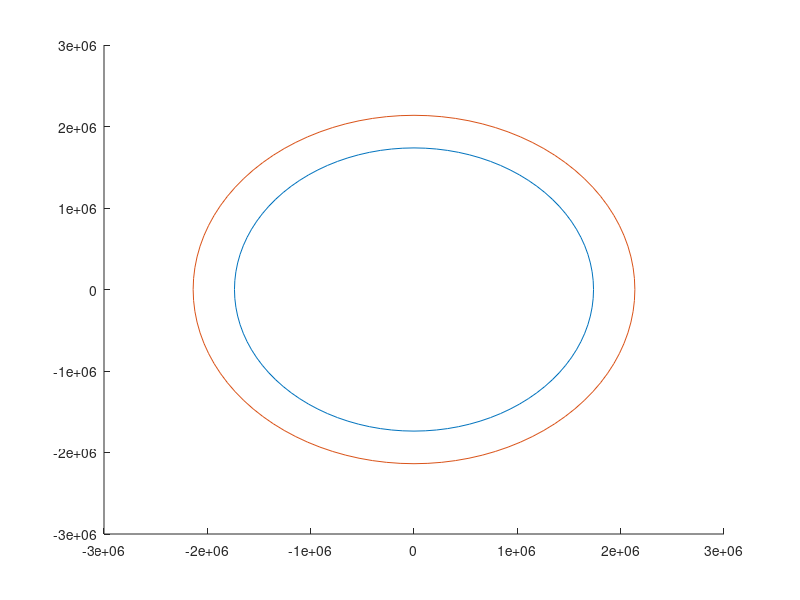

Here is the MATLAB script that generated this plot: (Note: this script raises an error after producing the figure.)
global m0 dm v_gas G M  brennschluss deltaPhi m0_min deltaTBrennschluss crashed radiusMoon startAngle
dm      = 20;   %Gewichtsabnahme pro Zeitschritt
m0 = 3500;%3700; %Anfangsgewicht um auf 3,5k m/s zu kommen ca. 800-900 
m0_min  = 1000;  %Endgewicht
v0=0;           %Anfangsgeschwindigkeit
v_gas   = 2000;             %Austrittsgeschwindigkeit des Gases
G       = 6.67430*10^-11;   %Gravitationskonstante
M       = 7.3483*10^22;     %Mondmasse
h       = 1737.4*10^3;      %Starthöhe, entspricht Radius des Mondes, cant be global or it will not work anymore
radiusMoon = 1737.4*10^3;
startAngle = pi/4;


orbitHeight = 400000;%400km height of orbit
vOrbit = sqrt(G*M/orbitHeight);%velocity to stay in orbit

brennschluss = ceil((m0-m0_min) / dm);
tspan= 0:0.1:(brennschluss+40000);
startPosX = 0;
startPosY = h;
startVX = 0;
startVY = 0;

%%%%%%%%%%%%%%%%%%%%%%%%%%%%%%%%%%%%%%%%%%%%%%%%%%%%%%%%%%%%%%%%%%%%%%%%%%%%%%%%%%%%%%
%for loop for tessting and plotting different scenarios

for i=19:21
    deltaTBrennschluss = i;
    endAngle = -pi/4-0.1;
    figure
    hold on
    th = 0:pi/50:2*pi;
    xunit = radiusMoon * cos(th);
    xUnit2 = (orbitHeight + radiusMoon) * cos(th);
    yunit = radiusMoon * sin(th);
    yUnit2 = (orbitHeight + radiusMoon)* sin(th);
    plot(xunit, yunit);
    plot(xUnit2,yUnit2);
%     plot(sX2,sY2);
%     plot(sX3,sY3);
    %axis([-4*10^6 4*10^6 -5*10^6 5*10^6])
    for j=(startAngle - endAngle)/(brennschluss-deltaTBrennschluss)*0.9:(startAngle - endAngle)/(brennschluss-deltaTBrennschluss)*0.05:(startAngle - endAngle)/(brennschluss-deltaTBrennschluss)*1.1
        crashed = false;
        deltaPhi = j;
        [tspan,pos1]=ode45(@bdgl, tspan, [startPosX;startVX;startPosY;startVY]);
        disp(crashed+", "+deltaPhi+", "+deltaTBrennschluss);
        %     crashed = false;
        %     endAngle = -pi/4-0.1;
        %     deltaPhi = (startAngle - endAngle)/(brennschluss-deltaTBrennschluss);
        %     [tspan,pos2]=ode45(@bdgl, tspan, [startPosX;startVX;startPosY;startVY]);
        %     disp(crashed+", "+deltaPhi+", "+deltaTBrennschluss);
        %     crashed = false;
        %     endAngle = -pi/4+0.1;
        %     deltaPhi = (startAngle - endAngle)/(brennschluss-deltaTBrennschluss);
        %     [tspan,pos3]=ode45(@bdgl, tspan, [startPosX;startVX;startPosY;startVY]);
        %     disp(crashed+", "+deltaPhi+", "+deltaTBrennschluss);
        sX1 = pos1(:,1);
        sY1 = pos1(:,3);
        vX1 = pos1(:,2);
        vY1 = pos1(:,4);
        plot(sX1,sY1);
    end
    title('moon, destinated orbit and rocket trajectory');
    hold off
    legend('moon','destinated orbit','rocket trajectory1','rocket trajectory2','rocket trajectory3');
%     sX2 = pos2(:,1);
%     sY2 = pos2(:,3);
%     vX2 = pos2(:,2);
%     vY2 = pos2(:,4);
%     sX3 = pos3(:,1);
%     sY3 = pos3(:,3);
%     vX3 = pos3(:,2);
%     vY3 = pos3(:,4);

    %plot v
%     figure
%     hold on
%     plot(tspan,sqrt(vX1.^2+vY1.^2));
%     plot(tspan,sqrt(vX2.^2+vY2.^2));
%     plot(tspan,sqrt(vX3.^2+vY3.^2));
%     title('v');
%     hold off
%     legend('v1','v2','v3');

    %plot moon, orbit and trajectory
%     figure
%     hold on
%     th = 0:pi/50:2*pi;
%     xunit = h * cos(th);
%     xUnit2 = (orbitHeight + h) * cos(th);
%     yunit = h * sin(th);
%     yUnit2 = (orbitHeight +h)* sin(th);
%     plot(xunit, yunit);
%     plot(xUnit2,yUnit2);
%     plot(sX1,sY1);
%     plot(sX2,sY2);
%     plot(sX3,sY3);
%     %axis([-4*10^6 4*10^6 -5*10^6 5*10^6])
%     title('moon, destinated orbit and rocket trajectory');
%     hold off
%     legend('moon','destinated orbit','rocket trajectory1','rocket trajectory2','rocket trajectory3');
end

%%%%%%%%%%%%%%%%%%%%%%%%%%%%%%%%%%%%%%%%%%%%%%%%%%%%%%%%%%%%%%%%%%%%%%%%%%%%%%%%%%%%%%%%%%

%y(1):sX  y(2):vX  y(3):sY  y(4):vY
function [fx] = bdgl(t,y)
global m0 dm v_gas G M  brennschluss deltaPhi m0_min deltaTBrennschluss crashed radiusMoon startAngle
%h       = 1737.4*10^3;      %start height, radius of moon
%h = h+sqrt(y(2)^2+y(4)^2)*t;%calculate height, only for start because not vektorial at the moment
h = sqrt(y(1)^2+y(3)^2);
if(h < radiusMoon)
    crashed = true;
    disp(h);
end
if(t < brennschluss)
    m = m0 - dm*t;                  %calculate the rocket mass over time
else
    m = m0_min; %if brennschlusss then no more loss of mass
end

%if(t < deltaTBrennschluss || ((t > deltaTBrennschluss + 5) && (t < brennschluss + 5)))
if(t < brennschluss)
    if(t < deltaTBrennschluss)%until deltaTBrennschluss just start without turning
        aRakete = (dm*v_gas)/(m0-dm*t)*[0;1]; %acceleration of rocket vektorial for start
    else
        %angle before deltaPhi defines the starting angle at which rocket
        %will turn, pi/2 is in y direction, pi/4 is middle between y and x
        %axis so 45 degree
        aRakete = (dm*v_gas)/(m0-dm*t)*[cos(startAngle-deltaPhi*(t-deltaTBrennschluss));sin(startAngle-deltaPhi*(t-deltaTBrennschluss))]; %acceleration of rocket vektorial for curve
        %disp(pi/2-deltaPhi*t);
    end
else
    aRakete = [0;0];
end
aG = G*(M+m)/h^2 * [-y(1)/h;-y(3)/h];%gravitation acceleration of moon vektorial
a = aRakete + aG ; %combined acceleration vektorial
% if(t < 5000)
%      fprintf('t: %2.4f and h: %4.4f\n',t,h);
% end
dxdt = [y(2);a(1)];%vX,aX
dydt = [y(4);a(2)];%vY,aY
fx = [dxdt;dydt];
end
